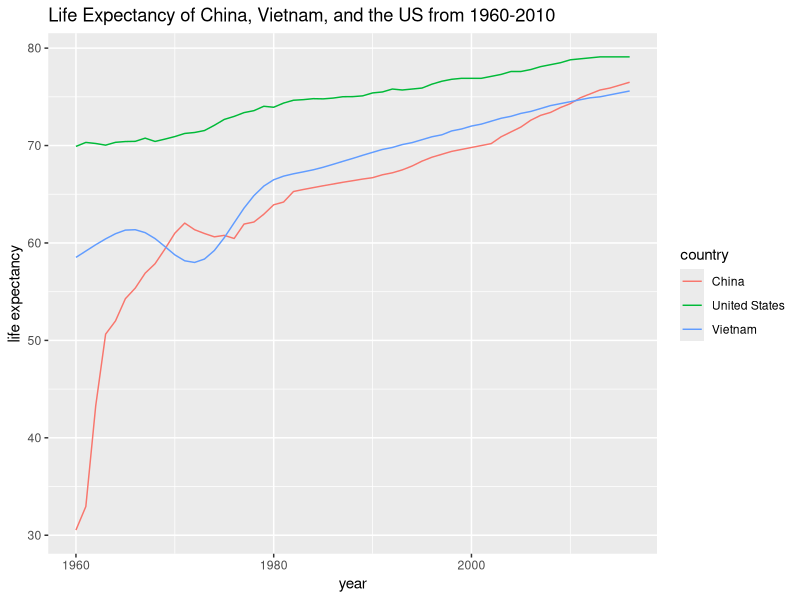

Here is the R script that generated this plot:
## ---- chunk 1
library(dslabs)
library(tidyverse)
library(gtools)

data("gapminder")

gapminder %>% filter(country %in% c("China", "Vietnam", "United States")) %>% 
  ggplot(aes(x = year, y = life_expectancy, color = country)) + geom_line() + 
  ggtitle("Life Expectancy of China, Vietnam, and the US from 1960-2010") + 
  xlab("year") + ylab("life expectancy")
